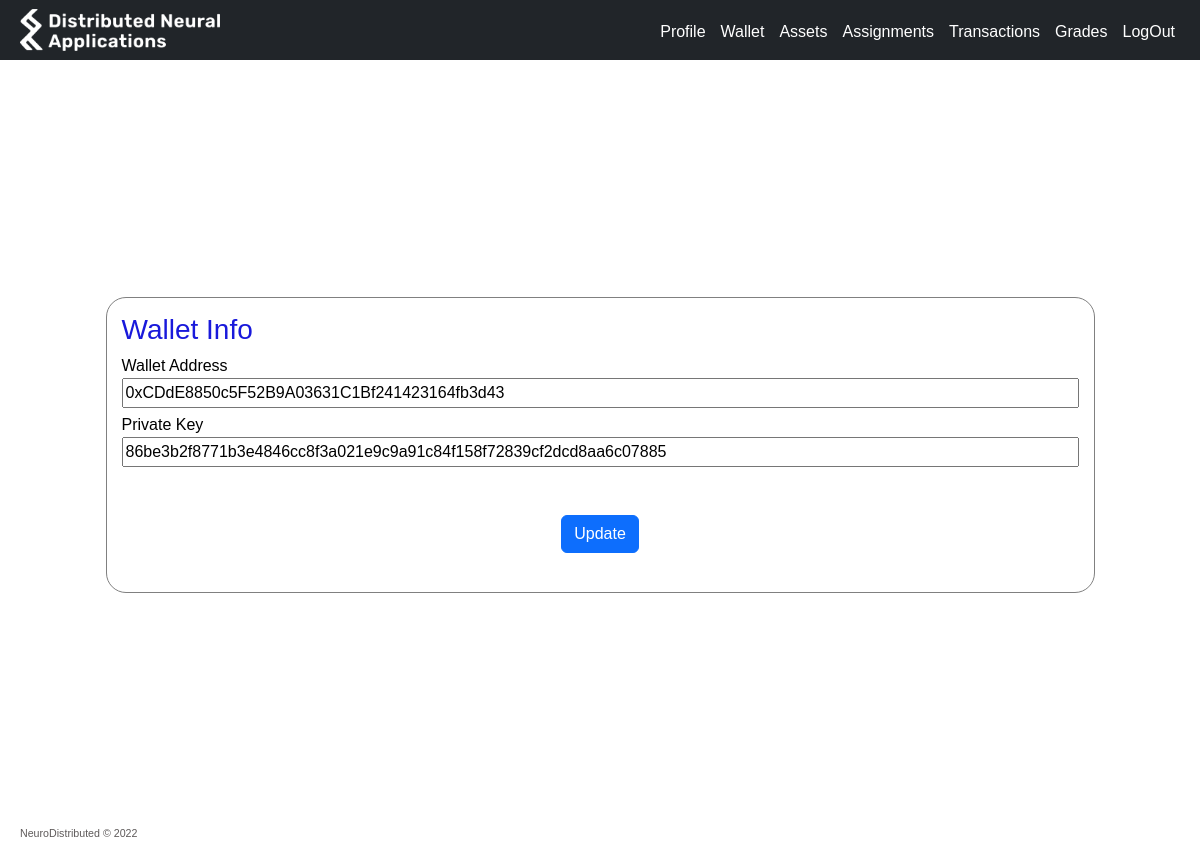
Page /wallet (signed in) on the committed database.
### webproject/models.py (models this page shows, shortened)
class Wallet(db.Model):
    id = db.Column(db.Integer, primary_key=True)
    user_id = db.Column(db.Integer)
    wallet = db.Column(db.Integer)
    privatekey = db.Column(db.Integer)

### webproject/routes/main.py (the view)
@main.route('/wallet')
@login_required
def wallet():
    wallet = Wallet.query.filter_by(user_id=current_user.id).first()
    return render_template('main/wallet.html',wallet=wallet)

### webproject/templates/main/wallet.html (shortened to what this page needs)
{% extends 'base.html' %}
{% block body %}
<div class="neuro-content">
    <form class="neuro-login-form"  method="POST" action="/wallet">
        <div class="neuro-form-section">
            <h3>Wallet Info</h3>
            <div class="">
                <label for="walletaddress">Wallet Address</label>
                <input name="wallet_address" type="text" size="100" value={{ wallet.wallet }} >
            </div>
            <div class="">
                <label for="privatekey">Private Key</label>
                <input name="private_key" type="text" size=100 value={{ wallet.privatekey }}>
            </div>
            <div class="col d-flex justify-content-center mt-5">
                <button type="submit" class="btn btn-primary btn-block mb-4 btn-center">Update</button>
            </div>
        </div>
    </div>
</div>
{% endblock %}

### webproject/static/css/neuro.css (style rules this page uses)
body { background-color: white; padding-top: 0px; padding-bottom: 0px; color: black; }
.neuro-content { display: flex; flex-direction: column; align-items: center; justify-content: center; height: 100%; padding: 5px; }
.neuro-login-form { margin-top: 20px; padding: 8px; }
.neuro-login-form input,textarea { display: flex; flex-direction: row; margin-bottom: 5px; }
.neuro-form-section { border-style: solid; border-color: gray; border-radius: 20px; border-width: 1px; padding: 15px; margin: 10px; }
.neuro-form-section h3 { color: rgb(25, 25, 219); }

### webproject/static/css/neuro-table.css (style rules this page uses)
* { font-family: sans-serif; }

### rows in the picture
Wallet: wallet_address "0xCDdE8850c5F52B9A03631C1Bf241423164fb3d43", private_key "86be3b2f8771b3e4846cc8f3a021e9c9a91c84f158f72839cf2dcd8aa6c07885"
